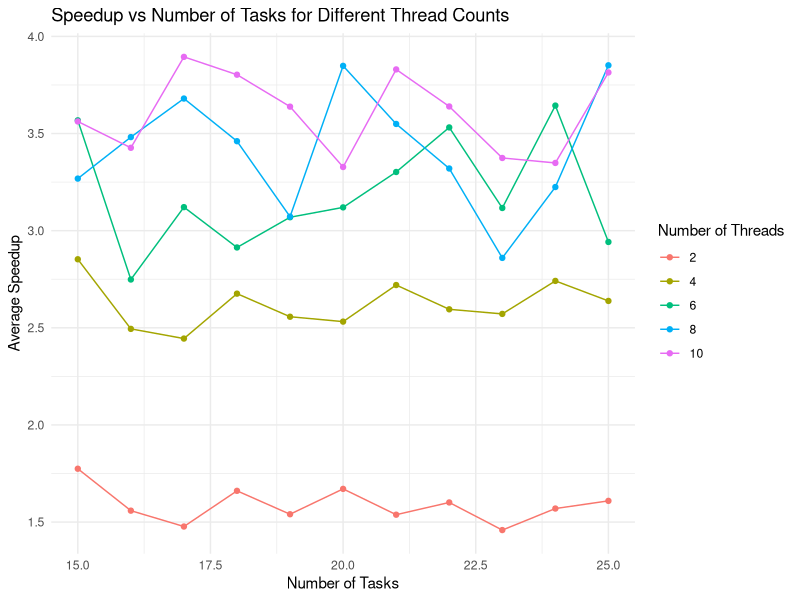

Write R code to recreate this figure.
library(ggplot2)
library(tidyr)
library(dplyr)

# Create the data frame
data <- data.frame(
  Tasks = rep(15:25, 5),
  Threads = rep(c(2, 4, 6, 8, 10), each = 11),
  Speedup = c(
    1.774628864, 1.558833876, 1.477203734, 1.660912439, 1.540433261, 1.670911675, 1.538068393, 1.60110446, 1.45889839, 1.569787713, 1.609235722,
    2.852881761, 2.494508673, 2.444699038, 2.675866353, 2.557024061, 2.531924658, 2.720227185, 2.595262633, 2.57157993, 2.741446268, 2.638388008,
    3.567899189, 2.748700277, 3.121251796, 2.913608403, 3.069244025, 3.119956935, 3.302092102, 3.531486414, 3.116805726, 3.643966991, 2.941926186,
    3.268148412, 3.481762347, 3.680165602, 3.460592309, 3.072145681, 3.848395471, 3.549375109, 3.320120203, 2.859886483, 3.224653908, 3.851262608,
    3.562206843, 3.426635965, 3.894642879, 3.802914313, 3.638496229, 3.327744015, 3.830113698, 3.639459543, 3.374249685, 3.348666469, 3.814377406
  )
)

# Create the plot
ggplot(data, aes(x = Tasks, y = Speedup, color = factor(Threads))) +
  geom_line() +
  geom_point() +
  scale_color_discrete(name = "Number of Threads") +
  labs(title = "Speedup vs Number of Tasks for Different Thread Counts",
       x = "Number of Tasks",
       y = "Average Speedup") +
  theme_minimal() +
  theme(legend.position = "right")
